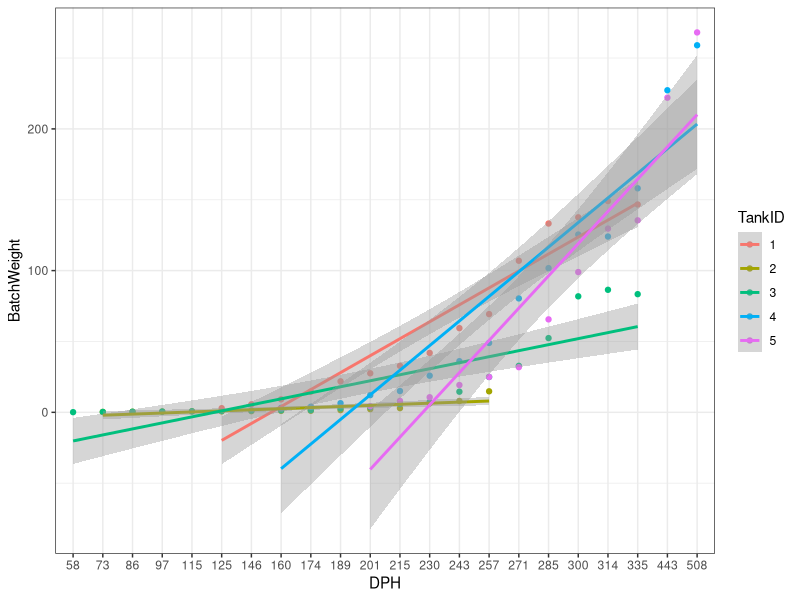
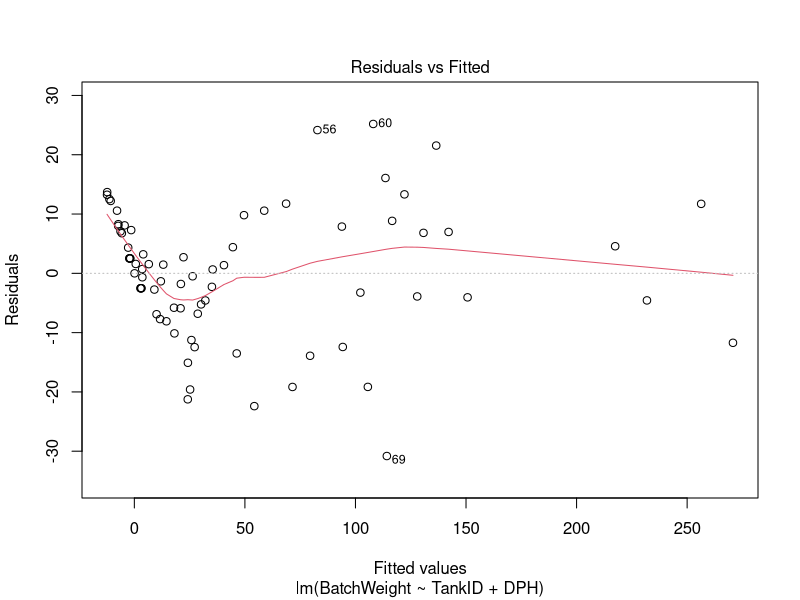
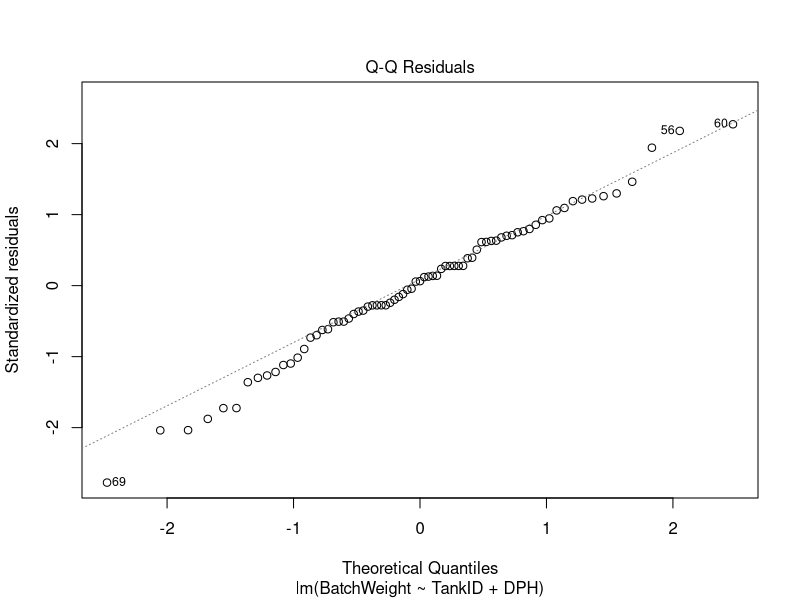
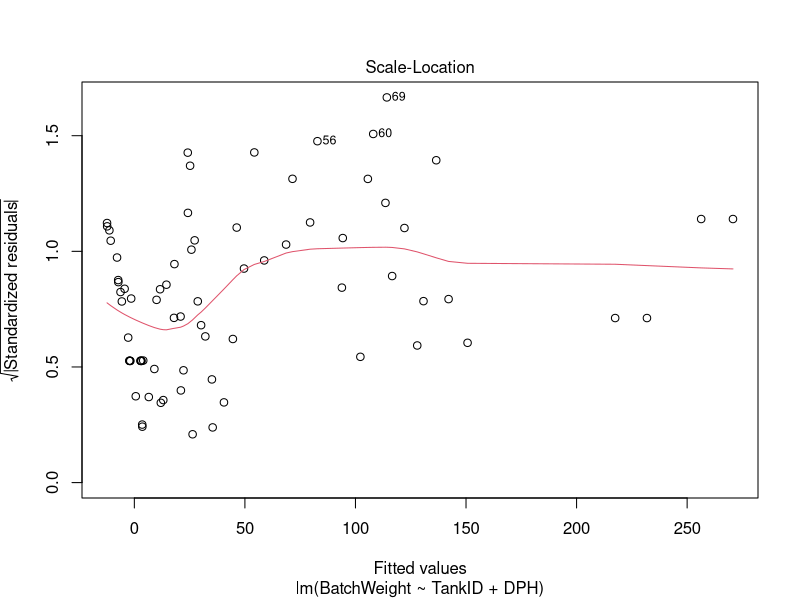
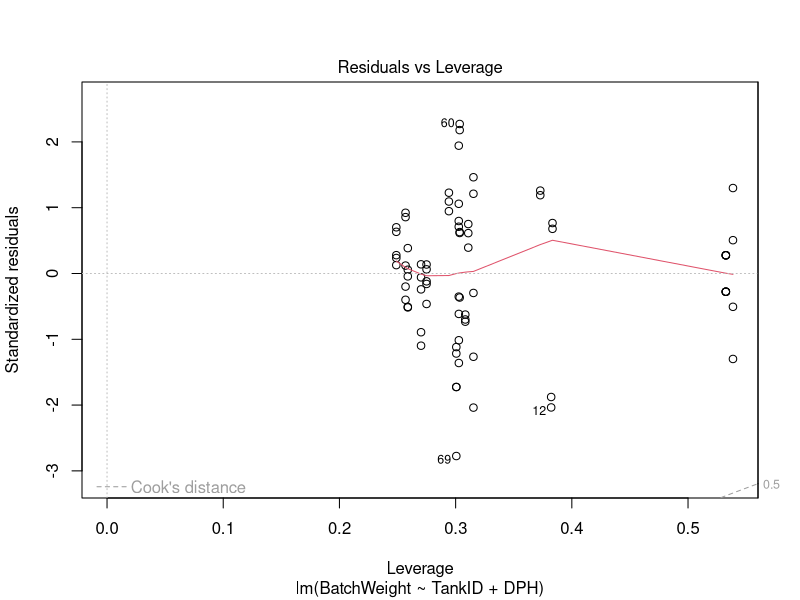
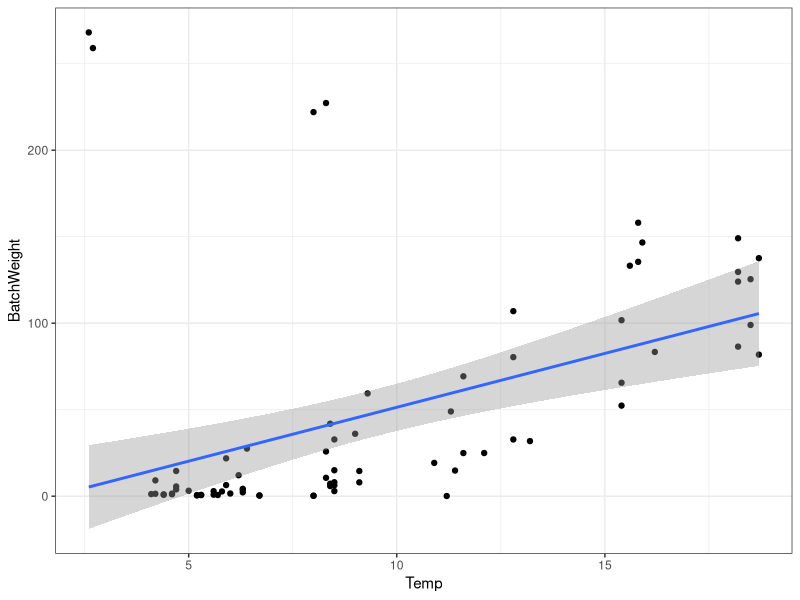
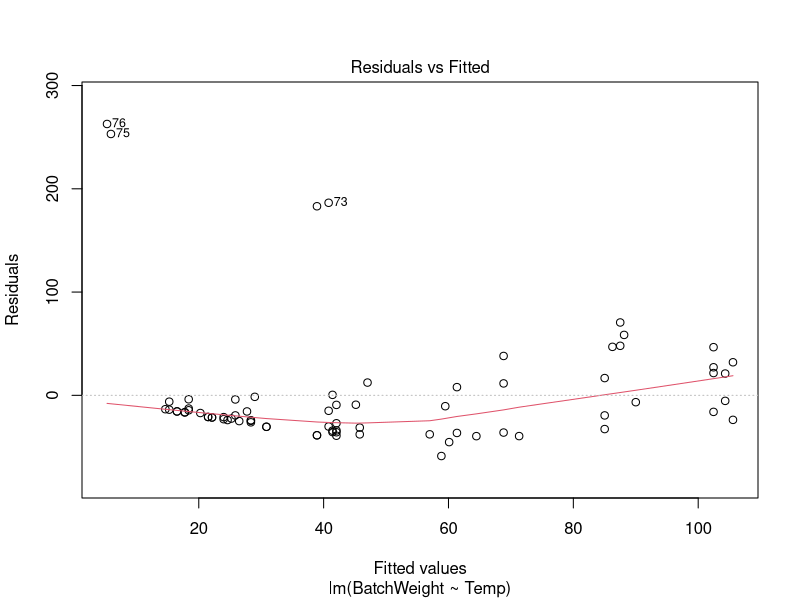
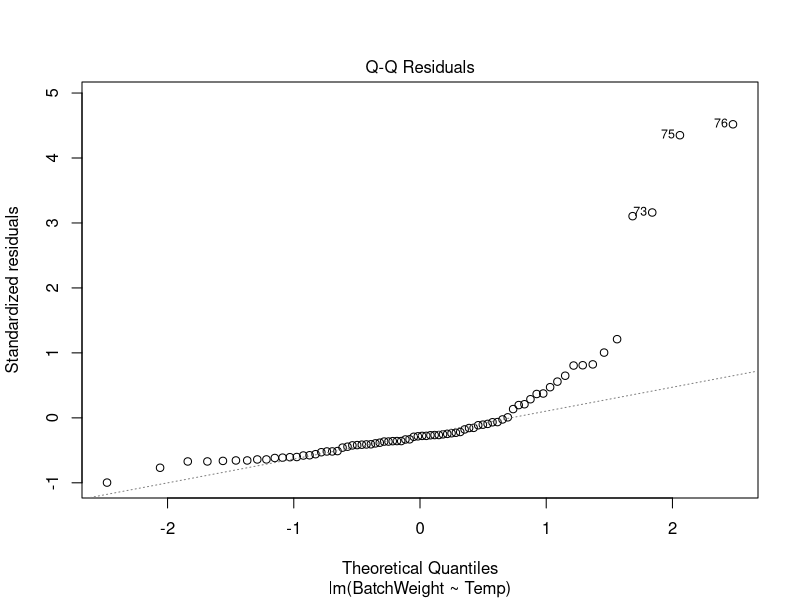

The R source for these figures, in order:
library(ggplot2)
library(dplyr)
library(tidyverse)
library(ggpubr)
library(rstatix)
library(lme4)

#analysis #1
lumps<- read.csv("2019 Growth Data.csv", stringsAsFactors = TRUE, header = TRUE)
lumps<- lumps %>%
  mutate(TankID=as.factor(TankID),DPH=as.factor(DPH))
lumps$Date<-as.Date(lumps$Date, "%m/%d/%Y")
str(lumps)


ggplot(data=lumps, aes(x=DPH, y=BatchWeight, color=TankID, group=TankID))+geom_point()+theme(legend.position = 'top')+geom_smooth(method = 'lm')+theme_bw()

a23<- lm(data = lumps, formula = BatchWeight ~ TankID+DPH)
summary(a23)
anova(a23)
plot(a23)

#analysis #2

ggplot(data=lumps, aes(x=Temp, y=BatchWeight))+geom_point()+theme(legend.position = 'top')+geom_smooth(method = 'lm')+theme_bw()

a24<- lm(data = lumps, formula = BatchWeight ~ Temp)
summary(a24)
anova(a24)
plot(a24)

a<-ggplot(data = lumps, aes(x=DPH, y=BatchWeight, color=TankID, group = TankID))+geom_point()+geom_line()+theme_bw()+ggtitle("2019 Lumpfish Growth")+xlab("Days Post Hatch")+ylab("Weight (g)")
b<-a+scale_color_manual(values=c("#999999", "#E69F00", "#56B4E9", "#009E73",
                                 "#F0E442"))
b

stats<-lumps%>%
   group_by(TankID) %>%
   get_summary_stats(Temp, type="mean_se")
view(stats)

g<-ggplot(stats, aes(fill=TankID, y=mean, x=TankID)) + 
  geom_bar(position="dodge", stat="identity")+geom_errorbar(aes(ymin=mean-se, ymax=mean+se), width=.2, colour="black",position=position_dodge(.9))+xlab("Tank ID")+ylab("Average Temperature")+scale_y_continuous(expand = c(0,0))+theme_bw()+ggtitle("2019 Lumpfish Temperatures Per Tank")
g+scale_fill_manual(values=c("#999999", "#E69F00", "#56B4E9", "#009E73",
                             "#F0E442"))+theme(plot.title = element_text(hjust = 0.5))+expand_limits(y = c(0,15))



f<-ggplot(data = lumps, aes(x=Temp, y=BatchWeight))+geom_point(color="Black")+theme_bw()+ggtitle("2019 Lumpfish Weight and Temperature Relation")+xlab("Temperature")+ylab("Weight (g)")+geom_smooth(method = 'lm', color="#009E73")

f
